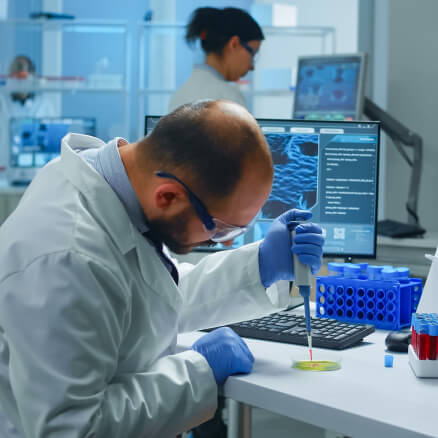
#> input picture source/holylens.com/assets/img/about/about-h2-left-thumb-1.jpg, 438 x 438 px
$ python -i prepare-product-images.py   (imports and definitions only)
#> lines starting #> are read from the running program, lines starting #| are printed output that depends on the picture
#> in prepare, image is the input picture: PIL image 438x438 RGB; mean R, G, B 107.2, 133.9, 152.6
from pathlib import Path

from PIL import Image, ImageEnhance, ImageFilter


ROOT = Path(__file__).resolve().parents[1]
IMAGE_DIR = ROOT / "public" / "images" / "holylens"
NAMES = [
    "product-miniscope-1",
    "product-miniscope-pro",
    "product-starscope-1",
    "product-turgoscope-1",
    "product-minivision-1",
]
SOLID_NAMES = [f"{name}-solid" for name in NAMES]
CANVAS = (1800, 660)


def cover(image: Image.Image, size: tuple[int, int]) -> Image.Image:
#> called with size = (1800, 660)
    scale = max(size[0] / image.width, size[1] / image.height)
#> scale = 4.11
    resized = image.resize(
        (round(image.width * scale), round(image.height * scale)),
        Image.Resampling.LANCZOS,
    )
    left = (resized.width - size[0]) // 2
#> left = 0
    top = (resized.height - size[1]) // 2
#> top = 570
    return resized.crop((left, top, left + size[0], top + size[1]))
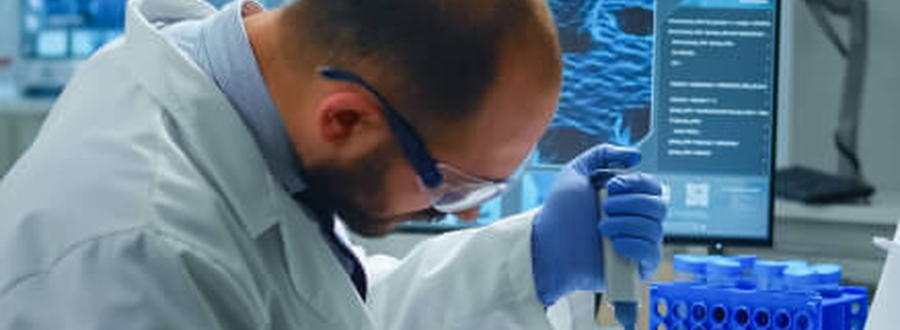
#> returned value: PIL image 1800x660 RGB (shown at 1/2 size); mean R, G, B 96.7, 118.7, 137.2


def prepare(source: Path, destination: Path, solid: bool = False) -> None:
    image = Image.open(source).convert("RGB")

    if solid:
        background = Image.new("RGB", CANVAS, (242, 245, 249))
    else:
        background = cover(image, CANVAS).filter(ImageFilter.GaussianBlur(55))
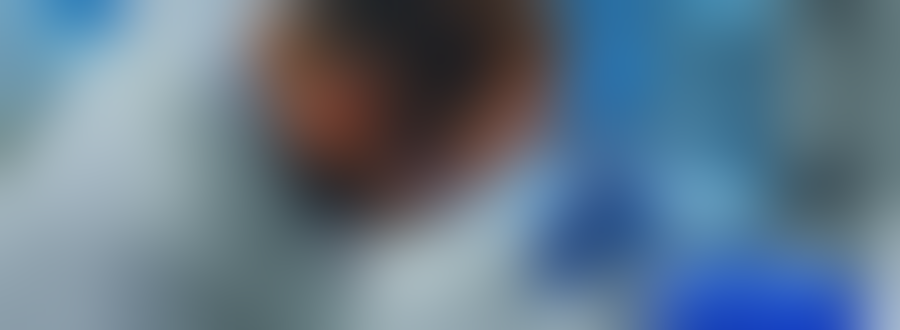
#> background: PIL image 1800x660 RGB (shown at 1/2 size); mean R, G, B 96.9, 119, 137.6
        background = ImageEnhance.Contrast(background).enhance(0.35)
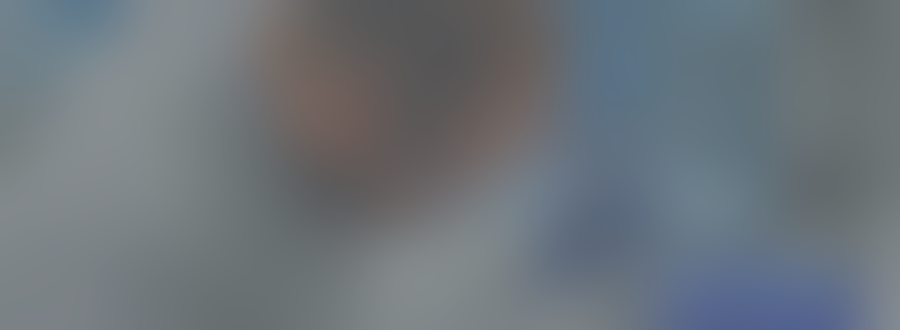
#> background: PIL image 1800x660 RGB (shown at 1/2 size); mean R, G, B 108.2, 115.9, 122.4
        white = Image.new("RGB", CANVAS, (244, 248, 253))
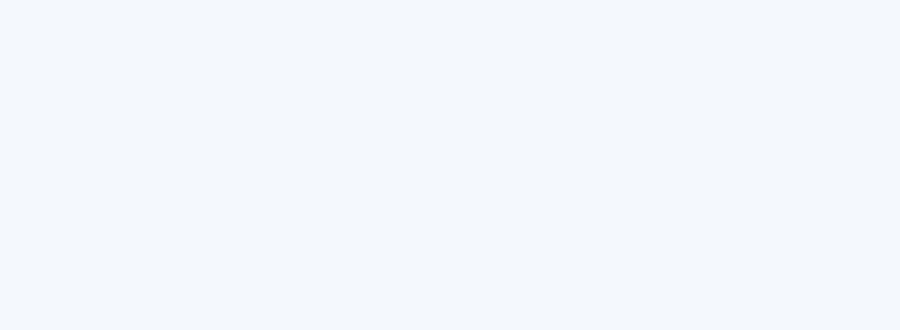
#> white: PIL image 1800x660 RGB (shown at 1/2 size); mean R, G, B 244, 248, 253
        background = Image.blend(background, white, 0.72)
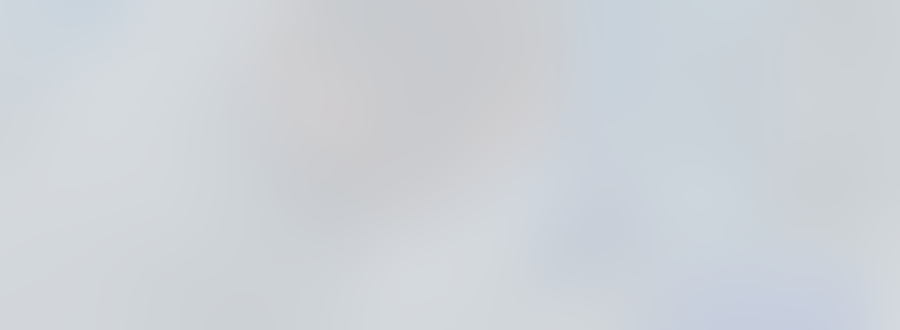
#> background: PIL image 1800x660 RGB (shown at 1/2 size); mean R, G, B 205.5, 210.5, 216

    height = CANVAS[1]
    width = round(image.width * height / image.height)
#> width = 660
    foreground = image.resize((width, height), Image.Resampling.LANCZOS)
    mask = Image.new("L", (width, height), 255)
#> mask: PIL image 660x660 L; every value is 255
    fade = 110
    pixels = mask.load()
    for x in range(fade):
        alpha = round(255 * x / fade)
        for y in range(height):
            pixels[x, y] = alpha
            pixels[width - 1 - x, y] = alpha

    left = (CANVAS[0] - width) // 2
#> left = 570
    background.paste(foreground, (left, 0), mask)
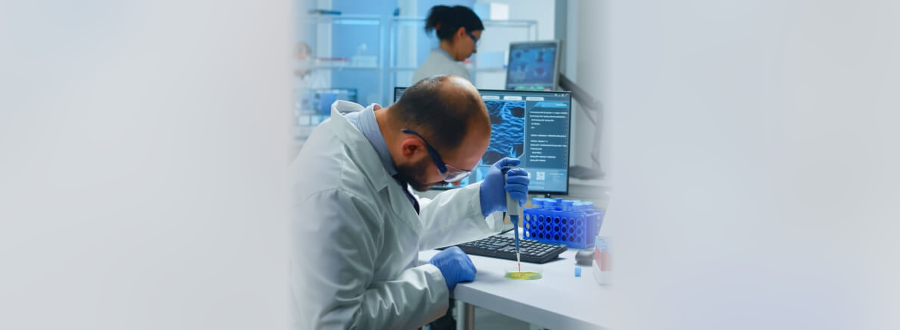
#> background: PIL image 1800x660 RGB (shown at 1/2 size); mean R, G, B 175.2, 187.4, 197.2
    background.save(destination, optimize=True)


# [5 lines not run here, left out]

>>> result = prepare('../source/holylens.com/assets/img/about/about-h2-left-thumb-1.jpg', 'out.png')

$ run again, on source/holylens.com/assets/img/about/about-h2-left-thumb-2.jpg
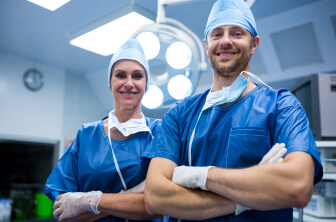
#> input picture source/holylens.com/assets/img/about/about-h2-left-thumb-2.jpg, 336 x 222 px
#> in prepare, image is the input picture: PIL image 336x222 RGB; mean R, G, B 109.8, 132.6, 158.4
#> in cover, `return resized.crop((left, top, left + size[0], top + size[1]))`:
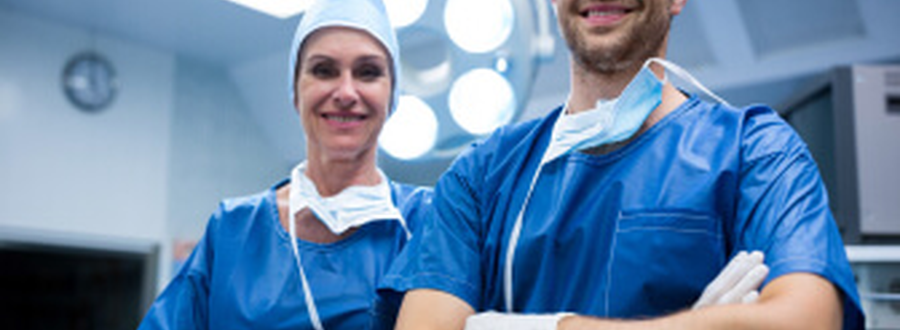
#> returned value: PIL image 1800x660 RGB (shown at 1/2 size); mean R, G, B 103.3, 135, 169.7
#> mask: PIL image 999x660 L; every value is 255
#> in prepare, `background.paste(foreground, (left, 0), mask)`:
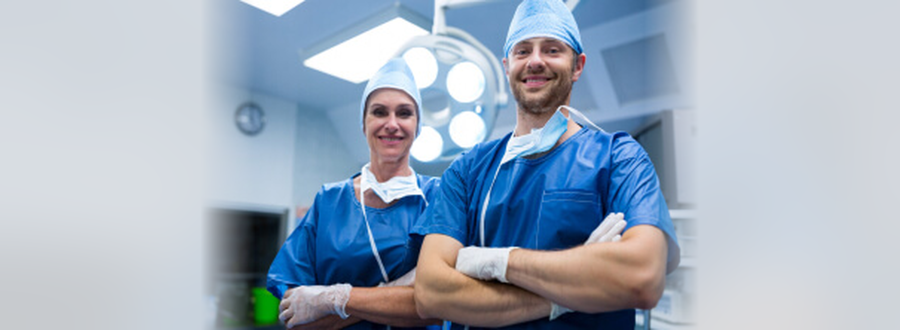
#> background: PIL image 1800x660 RGB (shown at 1/2 size); mean R, G, B 161, 175.2, 191.5
